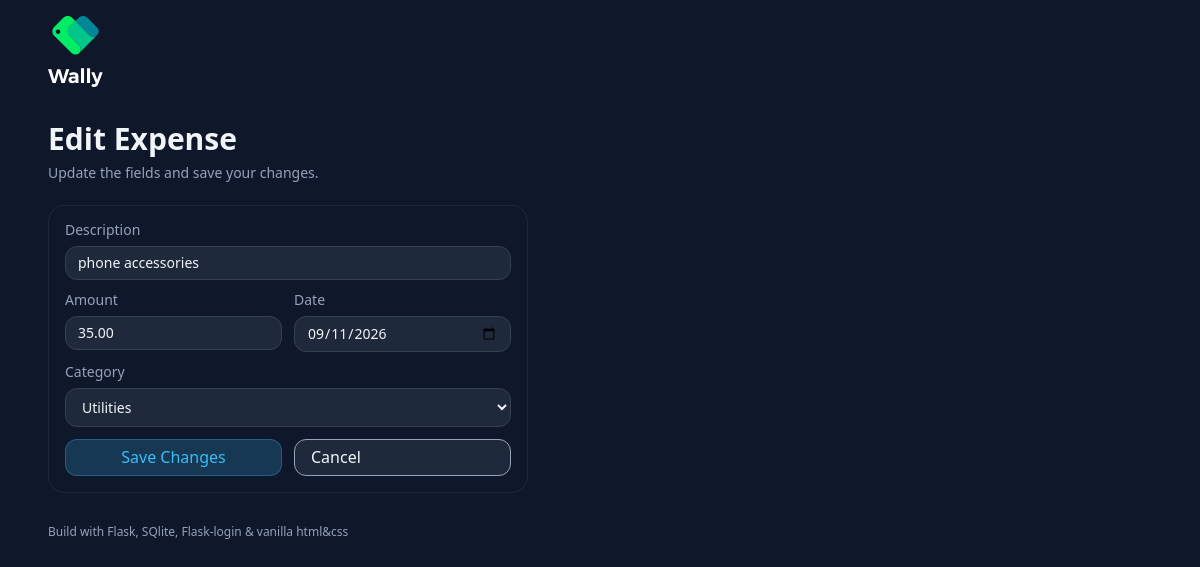
/edit/5 (signed in), run on the app's committed database.
### app.py (models this page shows)
    class Expense(db.Model):
        id = db.Column(db.Integer, primary_key=True)
        description = db.Column(db.String(120), nullable=False)
        amount = db.Column(db.Float, nullable=False)
        category = db.Column(db.String(50), nullable=False)
        date = db.Column(db.Date, nullable=False, default=date.today)
        user_id = db.Column(db.Integer, db.ForeignKey('user.id'), nullable=False)

### app.py (the view)
    @app.route("/edit/<int:expense_id>", methods=['GET'])
    @login_required
    def edit(expense_id):
        e = Expense.query.filter_by(id=expense_id, user_id=current_user.id).first_or_404()
        return render_template(
            "edit.html",
            expense=e,
            categories=CATEGORIES,
            today=date.today().isoformat()
        )

### templates/edit.html (shortened to what this page needs)
{% extends "layout.html" %}
{% block body %}
  <main class="container">
    <h1 class="page-title">Edit Expense</h1>
    <p class="page-subtitle">Update the fields and save your changes.</p>
    <section class="card card-narrow">
      <form method="post" action="{{url_for('edit_post', expense_id=expense.id)}}" class="add-form">
        <label class="field">
          <span class="field-label">Description</span>
          <input name="description"
                 value="{{ expense.description }}"
                 class="input" />
        </label>
        <div class="two-col">
          <label class="field">
            <span class="field-label">Amount</span>
            <input type="number" step="0.01" min="0.01" name="amount"
                   value="{{ '%.2f'|format(expense.amount) }}"
                   class="input" />
          </label>
          <label class="field">
            <span class="field-label">Date</span>
            <input type="date" name="date"
                   value="{{ expense.date.strftime('%Y-%m-%d') if expense.date else today }}"
                   class="input" />
          </label>
        </div>
        <label class="field">
          <span class="field-label">Category</span>
          <select name="category"
                  class="input">
            {% for c in categories %}
              <option value="{{ c }}" {% if expense.category == c %}selected{% endif %}>{{ c }}</option>
            {% endfor %}
          </select>
        </label>
        <div class="button-row">
          <button
            class="btn btn-primary"
            type="submit"
            id="submit"
            >Save Changes</button>
          <a class="btn btn-secondary exception"
             href="{{url_for('dashboard')}}">Cancel</a>
        </div>
      </form>
    </section>
  </main>
{% endblock %}

### static/css/style.css (style rules this page uses)
*, *::after, *::before { box-sizing: border-box; margin: 0; padding: 0 }
html { font-family: ui-sans-serif, system-ui, sans-serif, "Apple Color Emoji", "Segoe UI Emoji", "Segoe UI Symbol", "Noto Color Emoji"; scroll-behavior: smooth; }
body { background-color: #0f172a; color: #f1f5f9; }
input, button, textarea, select { font-family: ui-sans-serif, system-ui, sans-serif, "Apple Color Emoji", "Segoe UI Emoji", "Segoe UI Symbol", "Noto Color Emoji"; }
:placeholder { font-family: inherit; }
.container { max-width: 1200px; width: 100%; margin: 0 auto; padding-top: 0; padding-bottom: 2rem; padding-left: 1rem; padding-right: 1rem; }
.page-title { font-size: 1.875rem; font-weight: 600; margin-top: 0; margin-bottom: .5rem; }
.page-subtitle { font-size: .875rem; color: rgb(148, 163, 184); margin-bottom: 1.5rem; }
.card { padding: 1rem; border: 1px solid #1e293b; border-radius: 1rem; }
.field { display: block; font-size: .875rem; }
.field-label { display: block; color: rgb(148, 163, 184); margin-bottom: .5rem }
.input { width: 100%; background-color: #1e293b; color: #f1f5f9; padding: .5rem .75rem; border: 1px solid #334155; border-radius: .75rem; font-size: .875rem; }
.add-form > * + * { margin-top: .75rem; }
.two-col { display: grid; grid-template-columns: 1fr 1fr; gap: .75rem; }
.button-row { display: flex; gap: .75rem; }
.btn { display: inline-block; width: 100%; background-color: #1e293b; padding: .5rem 1rem; border: 1px solid rgb(148, 163, 184); border-radius: .75rem; text-decoration: none; cursor: pointer; }
.btn-primary { background-color: #38bdf833; color: #38bdf8; border-color: rgba(56, 189, 248, .3); }
.btn-secondary { color: #f1f5f9; background-color: #1e293b; }
.card-narrow { display: grid; align-content: left; max-width: 480px; }

### data on the page
Expense: description "phone accessories", amount "35.00", date "09/11/2026", category "Utilities"
